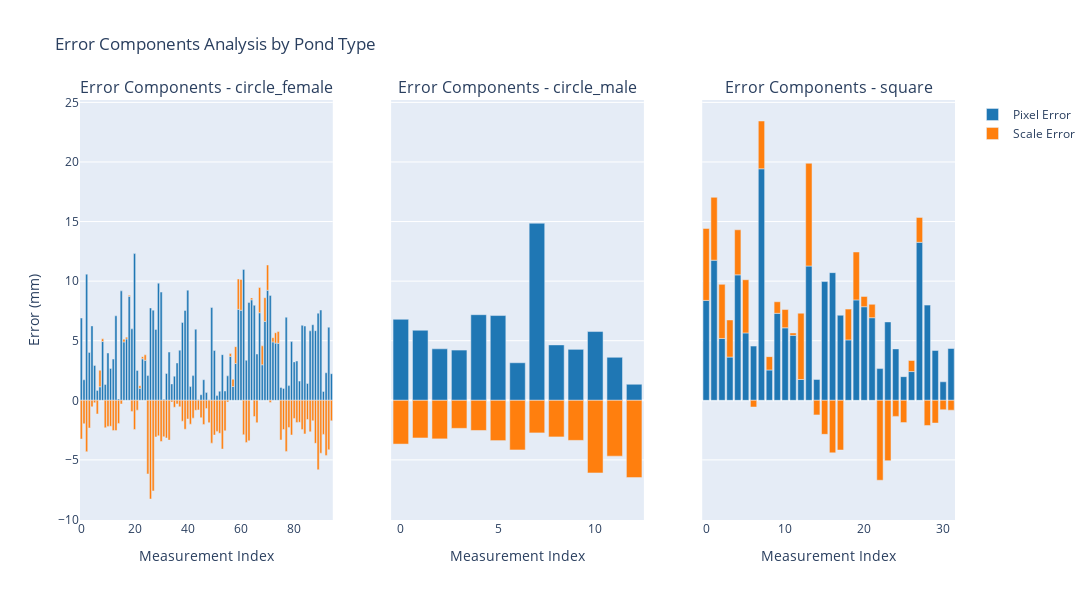

Here is the notebook cell this chart was saved with:
### Markdown cell above
### cancellation magnitude ###

### Code cell
# Get unique pond types
pond_types = df['Pond_Type'].unique()
n_pond_types = len(pond_types)

# Prepare data for all pond types
pond_data = {}
for pond_type in pond_types:
    df_pond = df[df['Pond_Type'] == pond_type]
    df_pond = df_pond.reset_index(drop=True)
    
    mm_per_px_gt   = 10 / df_pond['mean_scale']
    mm_per_px_pred = 10 / df_pond['pred_scale']
    df_pond['pixel_error_mm'] = abs(df_pond['mean_pixels'] - df_pond['pred_Distance_pixels']) * mm_per_px_gt
    df_pond['scale_error_mm'] = df_pond['mean_pixels'] * (mm_per_px_gt - mm_per_px_pred)
    
    partial_cancel_mask_all = (df_pond['pixel_error_mm'] * df_pond['scale_error_mm'] < 0)
    percent_partial_cancel_all = 100 * partial_cancel_mask_all.sum() / len(df_pond) if len(df_pond) > 0 else 0
    
    print("\n--- Error Analysis for Pond Type: {} ---".format(pond_type))
    print("   - Number of points in df_pond: {}".format(len(df_pond)))
    print("1. Partial Cancellation of Errors:")
    print("   - Percentage of points with partial cancellation: {:.2f}%".format(percent_partial_cancel_all))
    
    uncancelled_error = abs(df_pond[partial_cancel_mask_all]['pixel_error_mm']) + abs(df_pond[partial_cancel_mask_all]['scale_error_mm'])
    actual_total_error = abs(df_pond[partial_cancel_mask_all]['pixel_error_mm'] + df_pond[partial_cancel_mask_all]['scale_error_mm'])
    cancellation_magnitude = uncancelled_error - actual_total_error
    
    print("\n2. Cancellation Magnitude:")
    print("   - Mean cancellation magnitude: {:.2f}".format(cancellation_magnitude.mean()))
    print("   - Mean percentage of cancellation magnitude relative to Length_fov(mm): {:.2f}%".format(
        cancellation_magnitude.mean() / df_pond["Length_fov(mm)"].abs().mean() * 100))
    
    df_pond['actual_error_mm'] = abs(df_pond[partial_cancel_mask_all]['pixel_error_mm'] + df_pond[partial_cancel_mask_all]['scale_error_mm'])
    df_pond['cancellation_mm'] = abs(df_pond[partial_cancel_mask_all]['pixel_error_mm']) + abs(df_pond[partial_cancel_mask_all]['scale_error_mm']) - df_pond[partial_cancel_mask_all]['actual_error_mm']
    
    # Calculate the dominance of scale and pixel errors
    df_pond['dominant_error'] = np.where(
        abs(df_pond['scale_error_mm']) > abs(df_pond['pixel_error_mm']),
        'Scale Error',
        'Pixel Error'
    )
    
    dominant_counts = df_pond['dominant_error'].value_counts()
    dominant_percentages = df_pond['dominant_error'].value_counts(normalize=True) * 100
    
    print("\n3. Dominance of Error Types:")
    print("   - Number of points where Scale Error is dominant: {}".format(dominant_counts.get('Scale Error', 0)))
    print("   - Percentage of points where Scale Error is dominant: {:.2f}%".format(dominant_percentages.get('Scale Error', 0)))
    print("   - Number of points where Pixel Error is dominant: {}".format(dominant_counts.get('Pixel Error', 0)))
    print("   - Percentage of points where Pixel Error is dominant: {:.2f}%".format(dominant_percentages.get('Pixel Error', 0)))
    print("\n----------------------------------------\n")
    
    pond_data[pond_type] = df_pond

# Create matplotlib subplots for scatter plots
fig_scatter, axes_scatter = plt.subplots(1, n_pond_types, figsize=(5*n_pond_types, 5))
if n_pond_types == 1:
    axes_scatter = [axes_scatter]

for i, pond_type in enumerate(pond_types):
    df_pond = pond_data[pond_type]
    sns.scatterplot(data=df_pond, x='pixel_error_mm', y='cancellation_mm',
                   alpha=0.7, s=60, ax=axes_scatter[i])
    axes_scatter[i].set_xlabel('Pixel Error (mm)')
    axes_scatter[i].set_ylabel('Cancellation (mm)')
    axes_scatter[i].set_title(f'Error vs Cancellation\n{pond_type}')

plt.tight_layout()
plt.show()

# Create plotly subplots for error components bar plots
fig_bar = make_subplots(
    rows=1, cols=n_pond_types,
    subplot_titles=[f'Error Components - {pond_type}' for pond_type in pond_types],
    shared_yaxes=True
)

for i, pond_type in enumerate(pond_types):
    df_pond = pond_data[pond_type]
    
    # Add Pixel Error bars
    fig_bar.add_trace(
        go.Bar(
            name='Pixel Error' if i == 0 else '',  # Only show legend for first subplot
            x=df_pond.index,
            y=df_pond['pixel_error_mm'],
            marker_color='#1f77b4',
            showlegend=(i == 0),  # Only show legend for first subplot
            hovertemplate="Image: %{customdata[0]}<br>" +
                          "Prawn ID: %{customdata[1]}<br>" +
                          "Mean Length: %{customdata[2]:.1f}mm<br>" +
                          "Model Length: %{customdata[3]:.1f}mm<br>" +
                          "Pixel Error: %{y:.1f}mm<extra></extra>",
            customdata=df_pond[['Label', 'PrawnID', 'mean_length', 'Length_fov(mm)']].values
        ),
        row=1, col=i+1
    )
    
    # Add Scale Error bars
    fig_bar.add_trace(
        go.Bar(
            name='Scale Error' if i == 0 else '',  # Only show legend for first subplot
            x=df_pond.index,
            y=df_pond['scale_error_mm'],
            marker_color='#ff7f0e',
            showlegend=(i == 0),  # Only show legend for first subplot
            hovertemplate="Image: %{customdata[0]}<br>" +
                          "Prawn ID: %{customdata[1]}<br>" +
                          "Mean Length: %{customdata[2]:.1f}mm<br>" +
                          "Model Length: %{customdata[3]:.1f}mm<br>" +
                          "Scale Error: %{y:.1f}mm<extra></extra>",
            customdata=df_pond[['Label', 'PrawnID', 'mean_length', 'Length_fov(mm)']].values
        ),
        row=1, col=i+1
    )

# Update layout for bar plots
fig_bar.update_layout(
    barmode='relative',
    title_text='Error Components Analysis by Pond Type',
    width=400*n_pond_types,
    height=600
)

# Update x-axis titles
for i in range(n_pond_types):
    fig_bar.update_xaxes(title_text='Measurement Index', row=1, col=i+1)

# Update y-axis title for the first subplot only
fig_bar.update_yaxes(title_text='Error (mm)', row=1, col=1)

fig_bar.show()

    


    
    #save the plot

### Figure 1 — Plotly figure (JSON) as saved in the notebook; plotly's stock layout.template omitted (floating-point values rounded to 4 significant figures; data arrays with more than 128 entries replaced by an {"elided": "..."} marker saying what was removed)
{"data": [{"customdata": {"elided": "95x4 mixed values"}, "hovertemplate": "Image: %{customdata[0]}<br>Prawn ID: %{customdata[1]}<br>Mean Length: %{customdata[2]:.1f}mm<br>Model Length: %{customdata[3]:.1f}mm<br>Pixel Error: %{y:.1f}mm<extra></extra>", "marker": {"color": "#1f77b4"}, "name": "Pixel Error", "showlegend": true, "type": "bar", "x": [0, 1, 2, 3, 4, 5, 6, 7, 8, 9, 10, 11, 12, 13, 14, 15, 16, 17, 18, 19, 20, 21, 22, 23, 24, 25, 26, 27, 28, 29, 30, 31, 32, 33, 34, 35, 36, 37, 38, 39, 40, 41, 42, 43, 44, 45, 46, 47, 48, 49, 50, 51, 52, 53, 54, 55, 56, 57, 58, 59, 60, 61, 62, 63, 64, 65, 66, 67, 68, 69, 70, 71, 72, 73, 74, 75, 76, 77, 78, 79, 80, 81, 82, 83, 84, 85, 86, 87, 88, 89, 90, 91, 92, 93, 94], "xaxis": "x", "y": [6.9, 1.722, 10.58, 4.014, 6.243, 2.919, 0.8316, 1.135, 4.932, 1.325, 3.972, 2.673, 3.457, 7.093, 0.1049, 9.183, 4.902, 5.147, 8.724, 5.997, 12.31, 2.508, 1.008, 3.483, 3.357, 2.075, 7.75, 7.566, 5.949, 9.829, 9.082, 0.09302, 2.252, 4.048, 1.377, 2.022, 3.134, 4.204, 6.53, 7.54, 9.244, 1.153, 2.072, 5.965, 0.06456, 0.4668, 1.727, 0.6503, 0.03547, 7.788, 4.176, 0.3959, 0.7669, 3.832, 0.7805, 2.052, 3.684, 1.156, 3.094, 7.632, 7.556, 10.98, 3.359, 8.204, 8.432, 7.968, 3.883, 7.349, 2.982, 6.619, 9.231, 8.802, 4.902, 4.801, 4.784, 1.078, 0.9997, 6.972, 1.233, 4.925, 3.223, 3.299, 1.611, 6.292, 6.231, 1.41, 5.83, 6.342, 5.844, 7.313, 7.575, 0.7457, 2.312, 6.131, 2.233], "yaxis": "y"}, {"customdata": {"elided": "95x4 mixed values"}, "hovertemplate": "Image: %{customdata[0]}<br>Prawn ID: %{customdata[1]}<br>Mean Length: %{customdata[2]:.1f}mm<br>Model Length: %{customdata[3]:.1f}mm<br>Scale Error: %{y:.1f}mm<extra></extra>", "marker": {"color": "#ff7f0e"}, "name": "Scale Error", "showlegend": true, "type": "bar", "x": [0, 1, 2, 3, 4, 5, 6, 7, 8, 9, 10, 11, 12, 13, 14, 15, 16, 17, 18, 19, 20, 21, 22, 23, 24, 25, 26, 27, 28, 29, 30, 31, 32, 33, 34, 35, 36, 37, 38, 39, 40, 41, 42, 43, 44, 45, 46, 47, 48, 49, 50, 51, 52, 53, 54, 55, 56, 57, 58, 59, 60, 61, 62, 63, 64, 65, 66, 67, 68, 69, 70, 71, 72, 73, 74, 75, 76, 77, 78, 79, 80, 81, 82, 83, 84, 85, 86, 87, 88, 89, 90, 91, 92, 93, 94], "xaxis": "x", "y": [-3.248, -1.964, -4.309, -2.323, -0.5517, -0.2032, -1.14, 1.382, 0.2241, -2.301, -2.192, -2.177, -2.537, -2.54, -1.943, -0.3108, 0.2304, 0.1515, 0.09452, -0.9367, -2.449, -0.8298, 0.2211, 0.1807, 0.4588, -6.182, -8.283, -7.606, -3.075, -2.982, -3.458, -3.054, -3.161, -3.339, -0.1471, -0.5834, -0.3042, -0.5446, -1.75, -2.429, -1.57, -2.002, -1.498, -0.8409, -0.8042, -1.456, -2.028, -0.6959, -1.875, -3.595, -2.916, -2.609, -2.767, -4.091, -2.561, -0.1471, 0.2353, 0.613, 1.409, 2.549, 2.579, -2.889, -3.54, -3.397, 0.1613, -1.36, -1.875, 2.117, 1.586, 1.994, 2.124, -0.1815, 0.3509, 0.8695, 0.9907, -3.33, -2.452, -4.293, -2.281, -2.913, -1.526, -1.872, -1.844, -2.46, -2.82, -1.611, -2.643, -1.719, -3.612, -5.823, -4.439, -2.861, -4.628, -4.147, -1.726], "yaxis": "y"}, {"customdata": [["carapace:undistorted_GX010089_11_236.jpg_gamma", "Prawn_0", 27.97, 23.84], ["carapace:undistorted_GX010089_11_236.jpg_gamma", "Prawn_1", 22.93, 19.39], ["carapace:undistorted_GX010089_11_236.jpg_gamma", "Prawn_2", 27.13, 25.36], ["carapace:undistorted_GX010091_5_149.jpg_gamma", "Prawn_0", 19.89, 17.56], ["carapace:undistorted_GX010091_5_149.jpg_gamma", "Prawn_1", 31.55, 26.32], ["carapace:undistorted_GX010091_5_149.jpg_gamma", "Prawn_2", 28.17, 23.6], ["carapace:undistorted_GX010102_9_165.jpg_gamma", "Prawn_0", 27.88, 28.4], ["carapace:undistorted_GX010102_9_165.jpg_gamma", "Prawn_2", 20.31, 6.172], ["carapace:undistorted_GX010102_9_165.jpg_gamma", "Prawn_3", 19.85, 17.54], ["carapace:undistorted_GX010102_9_165.jpg_gamma", "Prawn_4", 21.88, 20.31], ["carapace:undistorted_GX010102_50_1396.jpg_gamma", "Prawn_0", 32.97, 31.83], ["carapace:undistorted_GX010105_28_816.jpg_gamma", "Prawn_0", 19.03, 18.97], ["carapace:undistorted_GX010105_28_816.jpg_gamma", "Prawn_1", 26.56, 31.15]], "hovertemplate": "Image: %{customdata[0]}<br>Prawn ID: %{customdata[1]}<br>Mean Length: %{customdata[2]:.1f}mm<br>Model Length: %{customdata[3]:.1f}mm<br>Pixel Error: %{y:.1f}mm<extra></extra>", "marker": {"color": "#1f77b4"}, "name": "", "showlegend": false, "type": "bar", "x": [0, 1, 2, 3, 4, 5, 6, 7, 8, 9, 10, 11, 12], "xaxis": "x2", "y": [6.797, 5.879, 4.318, 4.215, 7.183, 7.113, 3.15, 14.86, 4.649, 4.277, 5.769, 3.61, 1.346], "yaxis": "y2"}, {"customdata": [["carapace:undistorted_GX010089_11_236.jpg_gamma", "Prawn_0", 27.97, 23.84], ["carapace:undistorted_GX010089_11_236.jpg_gamma", "Prawn_1", 22.93, 19.39], ["carapace:undistorted_GX010089_11_236.jpg_gamma", "Prawn_2", 27.13, 25.36], ["carapace:undistorted_GX010091_5_149.jpg_gamma", "Prawn_0", 19.89, 17.56], ["carapace:undistorted_GX010091_5_149.jpg_gamma", "Prawn_1", 31.55, 26.32], ["carapace:undistorted_GX010091_5_149.jpg_gamma", "Prawn_2", 28.17, 23.6], ["carapace:undistorted_GX010102_9_165.jpg_gamma", "Prawn_0", 27.88, 28.4], ["carapace:undistorted_GX010102_9_165.jpg_gamma", "Prawn_2", 20.31, 6.172], ["carapace:undistorted_GX010102_9_165.jpg_gamma", "Prawn_3", 19.85, 17.54], ["carapace:undistorted_GX010102_9_165.jpg_gamma", "Prawn_4", 21.88, 20.31], ["carapace:undistorted_GX010102_50_1396.jpg_gamma", "Prawn_0", 32.97, 31.83], ["carapace:undistorted_GX010105_28_816.jpg_gamma", "Prawn_0", 19.03, 18.97], ["carapace:undistorted_GX010105_28_816.jpg_gamma", "Prawn_1", 26.56, 31.15]], "hovertemplate": "Image: %{customdata[0]}<br>Prawn ID: %{customdata[1]}<br>Mean Length: %{customdata[2]:.1f}mm<br>Model Length: %{customdata[3]:.1f}mm<br>Scale Error: %{y:.1f}mm<extra></extra>", "marker": {"color": "#ff7f0e"}, "name": "", "showlegend": false, "type": "bar", "x": [0, 1, 2, 3, 4, 5, 6, 7, 8, 9, 10, 11, 12], "xaxis": "x2", "y": [-3.674, -3.162, -3.237, -2.354, -2.532, -3.382, -4.167, -2.738, -3.074, -3.364, -6.095, -4.688, -6.487], "yaxis": "y2"}, {"customdata": [["carapace:undistorted_GX010152_36_378.jpg_gamma", "Prawn_1", 41.08, 27.81], ["carapace:undistorted_GX010152_36_378.jpg_gamma", "Prawn_2", 42.73, 27.24], ["carapace:undistorted_GX010157_68_883", "Prawn_0", 32.99, 23.91], ["carapace:undistorted_GX010157_160_2259", "Prawn_0", 31.29, 24.87], ["carapace:undistorted_GX010157_174_2582.jpg_gamma", "Prawn_0", 38.11, 24.84], ["carapace:undistorted_GX010157_177_2665.jpg_gamma", "Prawn_0", 37.3, 27.78], ["carapace:undistorted_GX010161_54_676.jpg_gamma.jpg_gamma", "Prawn_0", 33.29, 29.21], ["carapace:undistorted_GX010161_136_2267.jpg_gamma.jpg_gamma", "Prawn_0", 47.39, 25.47], ["carapace:undistorted_GX010162_72_927.jpg_gamma.jpg_gamma", "Prawn_0", 26.89, 23.29], ["carapace:undistorted_GX010169_121_1249", "Prawn_0", 35.58, 27.45], ["carapace:undistorted_GX010174_62_790.jpg_gamma", "Prawn_0", 37.71, 30.33], ["carapace:undistorted_GX010174_104_1236", "Prawn_0", 32.34, 26.43], ["carapace:undistorted_GX010175_82_852.jpg_gamma", "Prawn_0", 34.64, 27.52], ["carapace:undistorted_GX010175_215_2644.jpg_gamma", "Prawn_0", 43.78, 25.94], ["carapace:undistorted_GX010175_266_3372.jpg_gamma.jpg_gamma", "Prawn_0", 32.26, 31.27], ["carapace:undistorted_GX010177_232_3047", "Prawn_0", 38.14, 30.25], ["carapace:undistorted_GX010178_107_2118", "Prawn_0", 33.59, 25.68], ["carapace:undistorted_GX010178_107_2118", "Prawn_1", 35.45, 31.62], ["carapace:undistorted_GX010178_114_2258", "Prawn_0", 50.45, 42.89], ["carapace:undistorted_GX010178_172_3604.jpg_gamma", "Prawn_0", 46.64, 34.9], ["carapace:undistorted_GX010178_189_3987.jpg_gamma", "Prawn_0", 37.26, 28.69], ["carapace:undistorted_GX010178_189_3987.jpg_gamma", "Prawn_1", 42.73, 34.81], ["carapace:undistorted_GX010179_88_1697.jpg_gamma", "Prawn_0", 34.01, 37.4], ["carapace:undistorted_GX010180_91_1563", "Prawn_0", 33.51, 30.95], ["carapace:undistorted_GX010180_99_1788", "Prawn_0", 35.42, 32.25], ["carapace:undistorted_GX010181_101_1542", "Prawn_0", 36.15, 35.84], ["carapace:undistorted_GX010183_37_685.jpg_gamma", "Prawn_1", 26.58, 23.31], ["carapace:undistorted_GX010183_37_685.jpg_gamma", "Prawn_2", 39.2, 24.54], ["carapace:undistorted_GX010183_80_1633.jpg_gamma", "Prawn_0", 39.57, 33.23], ["carapace:undistorted_GX010183_80_1633.jpg_gamma", "Prawn_1", 35.73, 33.23], ["carapace:undistorted_GX010183_128_2852.jpg_gamma", "Prawn_0", 32.75, 31.92], ["carapace:undistorted_GX010183_128_2852.jpg_gamma", "Prawn_1", 28.57, 24.86]], "hovertemplate": "Image: %{customdata[0]}<br>Prawn ID: %{customdata[1]}<br>Mean Length: %{customdata[2]:.1f}mm<br>Model Length: %{customdata[3]:.1f}mm<br>Pixel Error: %{y:.1f}mm<extra></extra>", "marker": {"color": "#1f77b4"}, "name": "", "showlegend": false, "type": "bar", "x": [0, 1, 2, 3, 4, 5, 6, 7, 8, 9, 10, 11, 12, 13, 14, 15, 16, 17, 18, 19, 20, 21, 22, 23, 24, 25, 26, 27, 28, 29, 30, 31], "xaxis": "x3", "y": [8.382, 11.76, 5.189, 3.627, 10.52, 5.654, 4.549, 19.43, 2.544, 7.299, 6.082, 5.45, 1.748, 11.27, 1.753, 9.964, 10.71, 7.136, 5.068, 8.424, 7.851, 6.931, 2.66, 6.578, 4.313, 1.985, 2.411, 13.26, 7.986, 4.182, 1.553, 4.347], "yaxis": "y3"}, {"customdata": [["carapace:undistorted_GX010152_36_378.jpg_gamma", "Prawn_1", 41.08, 27.81], ["carapace:undistorted_GX010152_36_378.jpg_gamma", "Prawn_2", 42.73, 27.24], ["carapace:undistorted_GX010157_68_883", "Prawn_0", 32.99, 23.91], ["carapace:undistorted_GX010157_160_2259", "Prawn_0", 31.29, 24.87], ["carapace:undistorted_GX010157_174_2582.jpg_gamma", "Prawn_0", 38.11, 24.84], ["carapace:undistorted_GX010157_177_2665.jpg_gamma", "Prawn_0", 37.3, 27.78], ["carapace:undistorted_GX010161_54_676.jpg_gamma.jpg_gamma", "Prawn_0", 33.29, 29.21], ["carapace:undistorted_GX010161_136_2267.jpg_gamma.jpg_gamma", "Prawn_0", 47.39, 25.47], ["carapace:undistorted_GX010162_72_927.jpg_gamma.jpg_gamma", "Prawn_0", 26.89, 23.29], ["carapace:undistorted_GX010169_121_1249", "Prawn_0", 35.58, 27.45], ["carapace:undistorted_GX010174_62_790.jpg_gamma", "Prawn_0", 37.71, 30.33], ["carapace:undistorted_GX010174_104_1236", "Prawn_0", 32.34, 26.43], ["carapace:undistorted_GX010175_82_852.jpg_gamma", "Prawn_0", 34.64, 27.52], ["carapace:undistorted_GX010175_215_2644.jpg_gamma", "Prawn_0", 43.78, 25.94], ["carapace:undistorted_GX010175_266_3372.jpg_gamma.jpg_gamma", "Prawn_0", 32.26, 31.27], ["carapace:undistorted_GX010177_232_3047", "Prawn_0", 38.14, 30.25], ["carapace:undistorted_GX010178_107_2118", "Prawn_0", 33.59, 25.68], ["carapace:undistorted_GX010178_107_2118", "Prawn_1", 35.45, 31.62], ["carapace:undistorted_GX010178_114_2258", "Prawn_0", 50.45, 42.89], ["carapace:undistorted_GX010178_172_3604.jpg_gamma", "Prawn_0", 46.64, 34.9], ["carapace:undistorted_GX010178_189_3987.jpg_gamma", "Prawn_0", 37.26, 28.69], ["carapace:undistorted_GX010178_189_3987.jpg_gamma", "Prawn_1", 42.73, 34.81], ["carapace:undistorted_GX010179_88_1697.jpg_gamma", "Prawn_0", 34.01, 37.4], ["carapace:undistorted_GX010180_91_1563", "Prawn_0", 33.51, 30.95], ["carapace:undistorted_GX010180_99_1788", "Prawn_0", 35.42, 32.25], ["carapace:undistorted_GX010181_101_1542", "Prawn_0", 36.15, 35.84], ["carapace:undistorted_GX010183_37_685.jpg_gamma", "Prawn_1", 26.58, 23.31], ["carapace:undistorted_GX010183_37_685.jpg_gamma", "Prawn_2", 39.2, 24.54], ["carapace:undistorted_GX010183_80_1633.jpg_gamma", "Prawn_0", 39.57, 33.23], ["carapace:undistorted_GX010183_80_1633.jpg_gamma", "Prawn_1", 35.73, 33.23], ["carapace:undistorted_GX010183_128_2852.jpg_gamma", "Prawn_0", 32.75, 31.92], ["carapace:undistorted_GX010183_128_2852.jpg_gamma", "Prawn_1", 28.57, 24.86]], "hovertemplate": "Image: %{customdata[0]}<br>Prawn ID: %{customdata[1]}<br>Mean Length: %{customdata[2]:.1f}mm<br>Model Length: %{customdata[3]:.1f}mm<br>Scale Error: %{y:.1f}mm<extra></extra>", "marker": {"color": "#ff7f0e"}, "name": "", "showlegend": false, "type": "bar", "x": [0, 1, 2, 3, 4, 5, 6, 7, 8, 9, 10, 11, 12, 13, 14, 15, 16, 17, 18, 19, 20, 21, 22, 23, 24, 25, 26, 27, 28, 29, 30, 31], "xaxis": "x3", "y": [6.038, 5.277, 4.539, 3.115, 3.783, 4.465, -0.5646, 4.01, 1.119, 0.9701, 1.532, 0.1998, 5.561, 8.621, -1.225, -2.856, -4.412, -4.175, 2.584, 4.021, 0.8644, 1.122, -6.71, -5.068, -1.35, -1.873, 0.929, 2.09, -2.113, -1.91, -0.7896, -0.8322], "yaxis": "y3"}], "layout": {"annotations": [{"font": {"size": 16}, "showarrow": false, "text": "Error Components - circle_female", "x": 0.1444, "xanchor": "center", "xref": "paper", "y": 1, "yanchor": "bottom", "yref": "paper"}, {"font": {"size": 16}, "showarrow": false, "text": "Error Components - circle_male", "x": 0.5, "xanchor": "center", "xref": "paper", "y": 1, "yanchor": "bottom", "yref": "paper"}, {"font": {"size": 16}, "showarrow": false, "text": "Error Components - square", "x": 0.8556, "xanchor": "center", "xref": "paper", "y": 1, "yanchor": "bottom", "yref": "paper"}], "barmode": "relative", "height": 600, "title": {"text": "Error Components Analysis by Pond Type"}, "width": 1200, "xaxis": {"anchor": "y", "domain": [0, 0.2889], "title": {"text": "Measurement Index"}}, "xaxis2": {"anchor": "y2", "domain": [0.3556, 0.6444], "title": {"text": "Measurement Index"}}, "xaxis3": {"anchor": "y3", "domain": [0.7111, 1], "title": {"text": "Measurement Index"}}, "yaxis": {"anchor": "x", "domain": [0, 1], "title": {"text": "Error (mm)"}}, "yaxis2": {"anchor": "x2", "domain": [0, 1], "matches": "y", "showticklabels": false}, "yaxis3": {"anchor": "x3", "domain": [0, 1], "matches": "y", "showticklabels": false}}}
